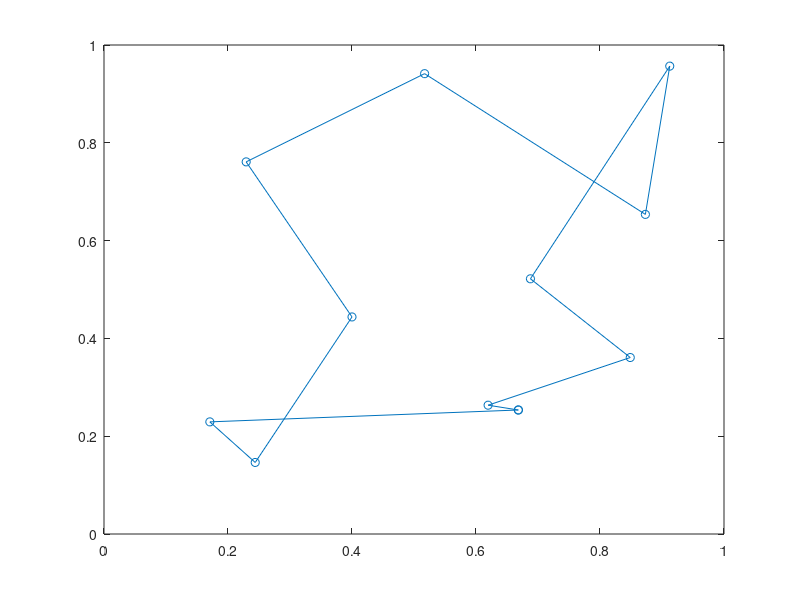

The MATLAB script that drew this image:
%% SOLVING TRAVELING SALESMAN PROBLEM USING HOPFIELD NN

function tsp
% NUMBER OF CITIES (CHANGE THE VALUE OF N TO 5 AND 11 FOR TESTING 5 CITY AND 11 CITY TSP)
N=11;%5%11
% OF THE CITY COORDINATES AND THE DISTANCE BETWEEN CITIES
cityx=[0.4,0.2439,0.1707,0.2293,0.5171,0.8732,0.6878,0.8488,0.6683,0.6195,0.9125];
cityy=[0.4439,0.1463,0.2293,0.761,0.9414,0.6536,0.5219,0.3609,0.2536,0.2634, 0.9568];

for i=1:1:N
    for j=1:1:N
        d(i,j)=sqrt((cityx(i)-cityx(j))^2+(cityy(i)-cityy(j))^2);
    end
end

% NETWORK PARAMETERS..
A=500;
B=500;
C=1000;
D=500;
u0=0.02;
tao=1;
lamda=0.0001;
total=0;

% OBTAIN A VALID SOLUTION..
% STATISTICS OBTAINED FOR EACH SOLUTION TO A LEGAL SOLUTION..
% HOW MANY TIMES THE ILLEGAL..

% END OF THE FLAG..
toend=0;
time=clock;
display(['CURRENT TIME IS  ',num2str(time(1,4:6))])

while toend==0
    total=total+1
    % INITIALIZE THE ARRAY AND TRANSPOSE
    V=rand(N,N);
    U=atanh(2*V-1)*u0;
    % OF THE STATE UPDATE
    for renew=1:1:1000
        % SYNC
        for ux=1:1:N
            for ui=1:1:N
                m1=0;
                m2=0;
                m3=0;
                m4=0;
                % FIRST DERIVATIVE FORMULA
                for j=1:1:N
                    if j~=ui
                        m1=m1+V(ux,j);
                    end                   
                end
                m1=-A*m1;
                % SECOND DERIVATIVE FORMULA
                for y=1:1:N
                    if y~=ux
                        m2=m2+V(y,ui);
                    end
                end
                m2=-B*m2;
                % THIRD DERIVATIVE FORMULA
                for x=1:1:N
                    for j=1:1:N
                        m3=m3+V(x,j);
                    end
                end
                m3=-C*(m3-N);
                
                % DERIVATION FORMULA FOR THE FOURTH
                for y=1:1:N
                    if y~=ux
                        if ui==1
                            m4=m4+d(ux,y)*(V(y,ui+1)+V(y,N));
                        elseif ui==N
                            m4=m4+d(ux,y)*(V(y,ui-1)+V(y,1));
                        else
                            m4=m4+d(ux,y)*(V(y,ui+1)+V(y,ui-1));
                        end
                    end  
                end
                m4=-D*m4;
                Udao(ux,ui)=-U(ux,ui)+m1+m2+m3+m4;
            end
        end
        % DERIVATIVE AND STATUS UPDATES          
        U=U+lamda*Udao;
        V=(1+tanh(U/u0))/2;
        for ux=1:1:N
            for ui=1:1:N
                if V(ux,ui)<0.3
                    V(ux,ui)=0;
                end
                if V(ux,ui)>0.7
                    V(ux,ui)=1;
                end 
            end
        end
    end
    V;
    % TO DETERMINE WHETHER A LEGAL SOLUTION
    % GLOBAL CONSTRAINT MATRIX TRANSPOSITION, REQUIRING A TOTAL OF N 1

    test1=0;
    for ux=1:1:N
        for ui=1:1:N
            test1=test1+V(ux,ui);
        end
    end  
    % OF THE CITY LINE CONSTRAINTS, MORE THAN A 1 PER LINE
    test2=0;
    for x=1:1:N
        for i=1:1:N-1
            for j=i+1:1:N
                test2=test2+V(x,i)*V(x,j);
            end
        end
    end    
    % OF THE CITY COLUMN CONSTRAINTS, MORE THAN A 1 IN EACH COLUMN
    test3=0;
    for i=1:1:N
        for x=1:1:N-1
            for y=x+1:1:N
                test3=test3+V(x,i)*V(y,i);
            end
        end
    end
    % WHEN THE SOLUTION IS VALID WHEN, OUT OF THE LOOP
    if test1==N && test2==0 && test3==0
        toend = 1;
    else
        toend=0;
    end
end

time=clock;
display(['END TIME IS ',num2str(time(1,4:6))])
V
total
% REARRANGE THE CITY BY THE RESULTS OF THE COORDINATES
for j=1:1:N
    for i=1:1:N
        if V(i,j)==1
            cityx_final(j)=cityx(i);
            cityy_final(j)=cityy(i);
        end
    end
end
% OF THE TOTAL PATH LENGTH
cityx_final(N+1)=cityx_final(1);
cityy_final(N+1)=cityy_final(1);
cityx_final
cityy_final
td=0;

for i=1:1:N-1
    td=td+sqrt((cityx_final(i)-cityx_final(i+1))^2+(cityy_final(i)-cityy_final(i+1))^2);
end

td=td+sqrt((cityx_final(N)-cityx_final(1))^2+(cityy_final(N)-cityy_final(1))^2);
td
plot(cityx_final,cityy_final,'o-');

%%END


